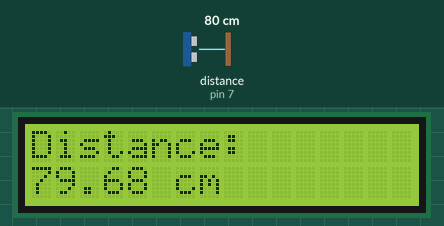
Bench run of a sketch on a simulated Arduino Uno, built with avr-gcc and run on an emulated ATmega328P. On the bench: 16×2 character LCD. Wiring (inferred from the names in the program): ultrasonic range finder: trigger pin 6; echo pin 7. The test bench sets the inputs (shaded band); at power-on: distance to the obstacle (sensor on pin 7) 80 cm. The echo pulse lasts 58.3 µs per cm; what the sketch prints to the serial monitor is not drawn.

Above: at 1.2 s.
1.3 s: distance to the obstacle (sensor on pin 7) set to 4 cm
At 2.6 s:
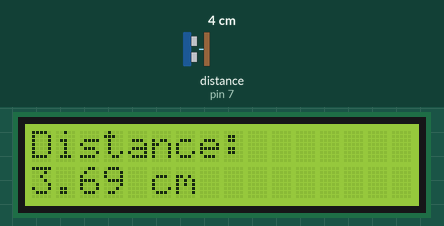
3.6 s: distance to the obstacle (sensor on pin 7) set to 2 cm
At 4.0 s:
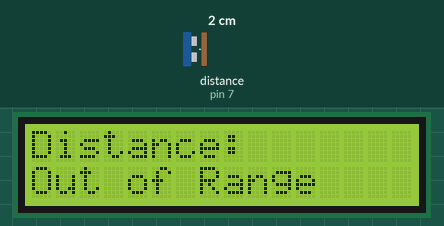
6.6 s: distance to the obstacle (sensor on pin 7) set to 299 cm
At 9.5 s:
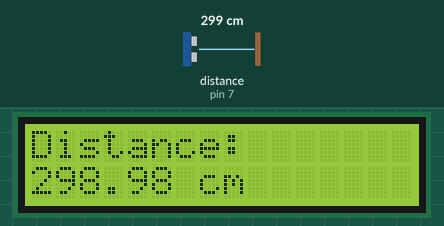
Timing chart, 0 to 11.0 s (numbered marks = the images above; inputs shaded):
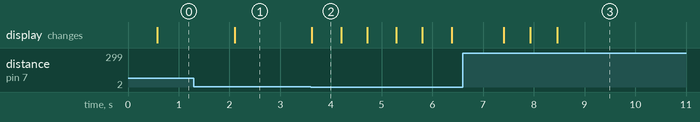

The sketch:

UltrasonicsensorwithLCD.ino
```cpp
//define the pins used for the ultrasonic sensor
#define trigPin 6   // This sends the trigger signal
#define echoPin 7 // This receives the echo signal

#include <LiquidCrystal.h>
// initialize the library by associating any needed LCD interface pin
// with the arduino pin number it is connected to
LiquidCrystal lcd(2, 3, 9, 10, 11, 12);

// Declare two float variables to record the duration and distance data.
float duration, distance;

void setup() {
///* Use the lcd.begin(16, 2) command to initialise the LCD screen, Serial.begin(9600) to initiate serial communication, and the trigger and echo pins to be output and input, respectively.

Serial.begin(9600);
pinMode(trigPin, OUTPUT);    // Assign trigPin as OUTPUT
pinMode(echoPin, INPUT);     // Assign echoPin as Input
  lcd.begin(16, 2);


}

void loop() {

digitalWrite(trigPin, LOW); // Sets the trigger pin (connected to the ultrasonic sensor) to LOW
delayMicroseconds(2);       // To ensure trigger pin has settle down, put delay
digitalWrite(trigPin, HIGH); // Set the trigger pin to HIGH, which sends a 10-microsecond pulse to the ultrasonic sensor.
delayMicroseconds(20);     // Recommended minimum time between the trigger signal and the start of the echo pulse
digitalWrite(trigPin, LOW); // Set the trigger pin back to LOW to complete the trigger signal.

//measure the duration of the echo pulse and calculate the distance
//based on the duration and the speed of sound
duration = pulseIn(echoPin, HIGH);
distance = (duration /2 ) * 0.0343;

// Print the distance on the serial monitor
Serial.print("Distance: ");
/*If the distance is out of range (less than 2cm or more than 400cm),
it prints "Out of Range" instead of the distance*/
if (distance >= 400 || distance <= 2) {
  Serial.println("Out od Range");
} else {
  Serial.print(distance);
  Serial.println(" cm");
  delay(500);
}
//delay(500);

// Print the details also on the LCD
lcd.clear();
lcd.setCursor(0,0);
lcd.print("Distance: ");
if (distance >= 400 || distance <= 2) {
  lcd.setCursor(0,1);
  lcd.print("Out of Range");
} else {
  lcd.setCursor(0,1);
  lcd.print(distance);
  lcd.print(" cm");
}
}
```

Measured:
- the behaviour switches between 3 and 2 cm on distance to the obstacle (sensor on pin 7) (found by bisection; images 1 and 2)
- after the input at 1.3 s, the display: changes after 0.80 s (image 1)
- after the input at 3.6 s, the display: changes at once (image 2)
- after the input at 6.6 s, the display: first changes after 0.81 s (image 3 shows a later state)
- what the display in image 2 shows lasts 0.6 s, from 3.6 s to 4.2 s
